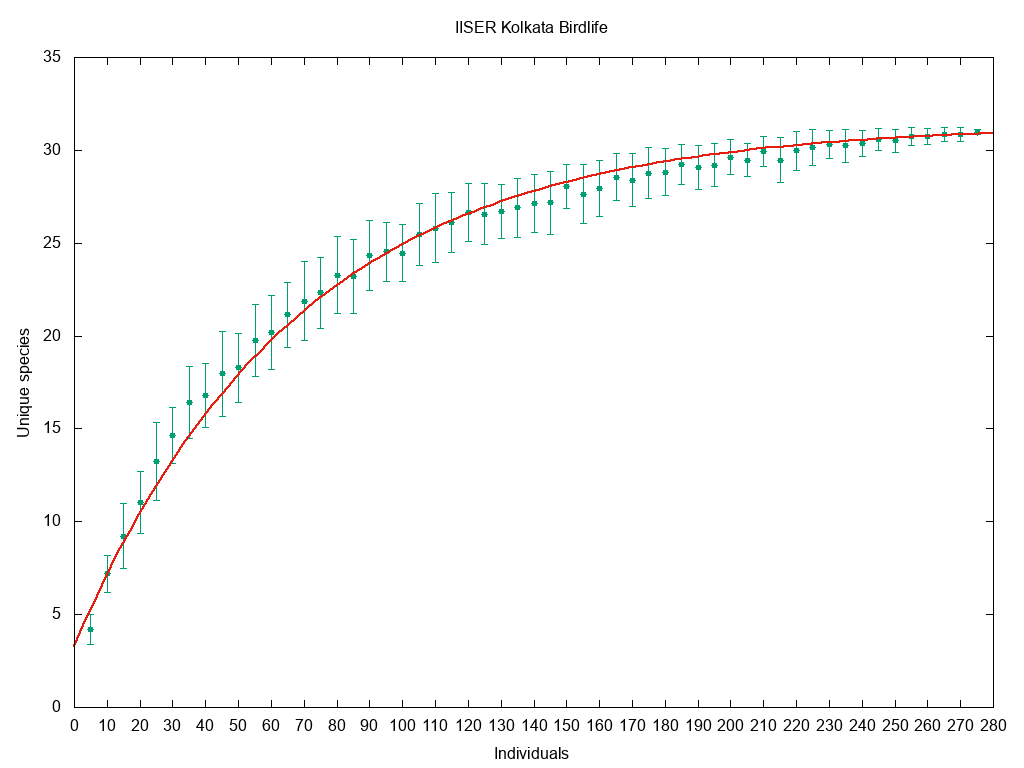

Write gnuplot code to recreate this figure.
set title "IISER Kolkata Birdlife"
set ylabel "Unique species"
set xlabel "Individuals"
set yrange [0:35]
set xrange [0:280]
set xtics 10
set ytics 5
set term png size 1024,768
set output "bird_species_individual.png"
g(x) = c * (1 - a * exp(-x/k))
c = 32
k = 50
fit g(x) 'bird_species_individual_data' via c, k, a
plot "bird_species_individual_data" with yerrorbars lc 2 pt 7 title '', g(x) lw 2 lc 7 title ''
